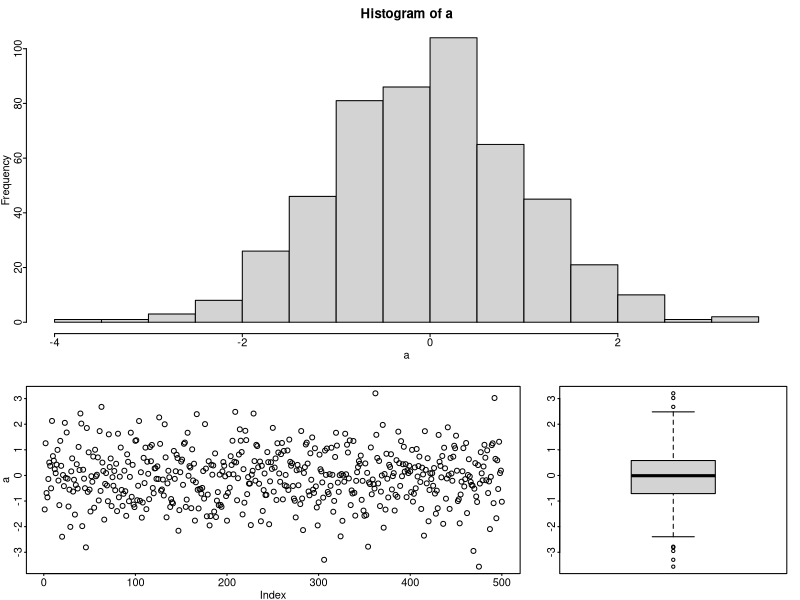
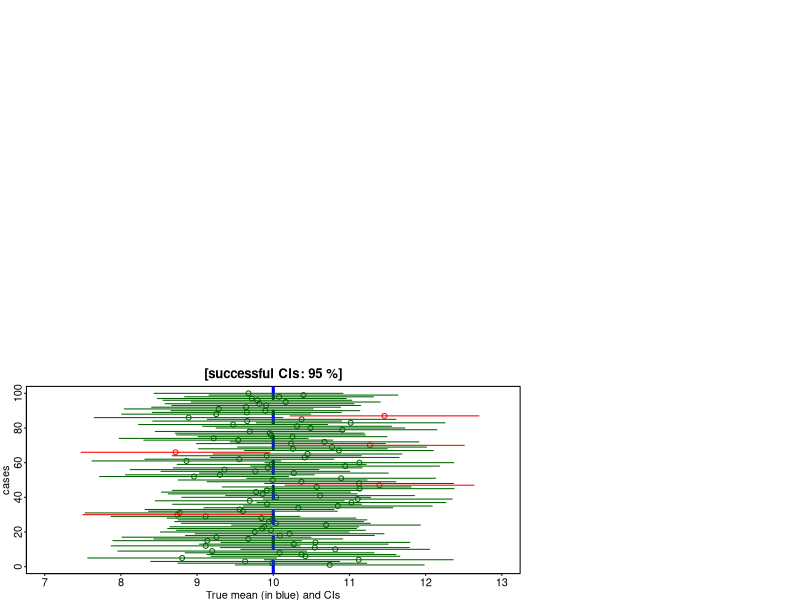

Generate these figures, in order, with R:
## ---- chunk 1
knitr::opts_chunk$set(echo = TRUE)
## ---- chunk 2
a <- c(1:10)
b <- c(0:9) 
paste("c_{",a,"}X_{",a,"}^",b,sep="",collapse = "+")
## ---- chunk 3
ptm <- proc.time()
sample_space <- c(rep("Y",3),rep("B",7))
n <- 1000000
acc <- 0
for (i in 1:n) {
  if (sum(sample(sample_space, 3) == "Y") == 1) {
    acc = acc + 1
  }
}
acc/n
proc.time() - ptm
## ---- chunk 4
ptm <- proc.time()
acc <- 0
for (i in 1:n) {
  acc = acc + ifelse(sum(sample(sample_space, 3) == "Y") == 1,1,0)
}
acc/n
proc.time() - ptm
## ---- chunk 5
ptm <- proc.time()
sum(sapply(1:n, function(x) sum(sample(sample_space, 3) == "Y") == 1))/n
proc.time() - ptm
## ---- chunk 6
sum(sapply(1:n, function(x) sum(sample(sample_space, 3) == "Y") <= 1))/n
## ---- chunk 7
sum(sapply(1:n, function(x) sum(sample(sample_space, 3) == "Y") >= 1))/n
## ---- chunk 8
open.account <- function(total, name) {
  n.dep <- 1
  n.withdrawal <- 0
  cat("Balance (",name,"): ", total, ". You made ", n.dep, " deposits and ", 
      n.withdrawal,   " withdrawals.", sep = "")
  
  deposit <- function(amount) {
    if(amount <= 0)
      stop("Deposits must be positive!\n")
    total <<- total + amount
    n.dep <<- n.dep + 1
    cat(amount, " deposited. ", sep = "")
    balance()
  }
  
  withdraw <- function(amount) {
    if(amount <= 0)
      stop("Withdraw must be positive!\n")
    total <<- total - amount
    n.withdrawal <<- n.withdrawal + 1
    cat(amount, " withdrawn. ", sep = "")
    balance()
  }
  
  transfer <- function(amount, whom) {
    if(amount <= 0)
      stop("Transfering money must be positive!\n")
    if((total - amount) <= 0)
      stop("No enough money in deposits!\n")
    withdraw(amount)
    whom$deposit(amount)
  }
  
  balance <- function() {
    cat("Balance (",name,"): ", total, ". You made ", n.dep, " deposits and ",
        n.withdrawal, " withdrawals.\n", sep = "")
  }
  
  list(deposit = deposit,
       withdraw = withdraw,
       balance = balance,
       transfer = transfer)
  
}
## ---- chunk 9
lily <- open.account(200, "Lily")
## ---- chunk 10
ross <- open.account(100, "Ross")
## ---- chunk 11
lily$transfer(70,ross)
## ---- chunk 12
ross$withdraw(50)
## ---- chunk 13
lily$deposit(30)
## ---- chunk 14
ross$transfer(100,lily)
## ---- chunk 15
lily$balance()
## ---- chunk 16
ross$balance()
## ---- chunk 17
par(mar=c(2, 2, 2, 1), mgp=c(1.1, 0.15, 0), tck=-0.01)
a <- rnorm(500) 
layout(mat=matrix(c(2,2,2,
                    2,2,2,
                    2,2,2,
                    1,1,3,
                    1,1,3),nrow = 5,byrow=TRUE))
plot(a) 
hist(a) 
boxplot(a)
## ---- chunk 18
CIS <- function(n, conf.coeff, real.mu, real.var, B) {

  real.sd <- sqrt(real.var)
  s <- matrix(sapply(1:B, function(x) rnorm (n,real.mu,real.sd)),ncol = B)
  x <- colMeans(s)


  if (conf.coeff == 0.68) dev <- 1
  if (conf.coeff == 0.95) dev <- 1.96
  if (conf.coeff == 0.99) dev <- 3

  CIlow <- x - dev*real.sd/sqrt(n)
  CIhigh <- x + dev*real.sd/sqrt(n)

  a <- CIlow <= real.mu & CIhigh >= real.mu
  y <- 1:B

  plot(x, y, xlab = "True mean (in blue) and CIs", ylab = "cases",
       xlim = c(7,13), ylim =c(0,100), 
       main = paste("[successful CIs:", sum(a),"%]"), col = ifelse(a,"darkgreen","red"))
  abline(v = 10, lwd = 3, col = "blue", lty = 'dashed')
  segments(CIlow, y, CIhigh, y, col = ifelse(a, "darkgreen", "red"), lwd = 1)
}

CIS(10, 0.95, 10, 4, 100)
